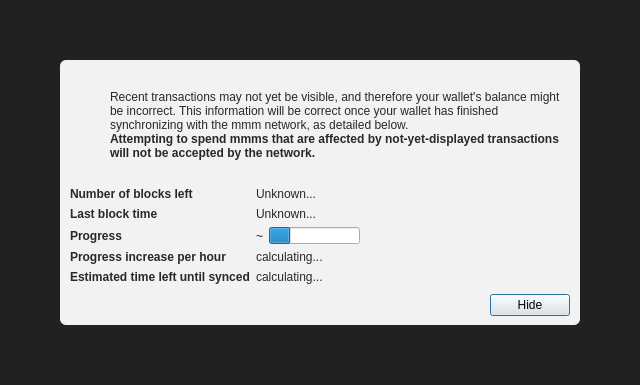
<?xml version="1.0" encoding="UTF-8"?>
<ui version="4.0">
 <class>ModalOverlay</class>
 <widget class="ModalOverlay" name="ModalOverlay">
  <property name="geometry">
   <rect>
    <x>0</x>
    <y>0</y>
    <width>640</width>
    <height>385</height>
   </rect>
  </property>
  <property name="windowTitle">
   <string>Form</string>
  </property>
  <layout class="QVBoxLayout" name="verticalLayout" stretch="0">
   <property name="sizeConstraint">
    <enum>QLayout::SetDefaultConstraint</enum>
   </property>
   <property name="leftMargin">
    <number>0</number>
   </property>
   <property name="topMargin">
    <number>0</number>
   </property>
   <property name="rightMargin">
    <number>0</number>
   </property>
   <property name="bottomMargin">
    <number>0</number>
   </property>
   <item>
    <widget class="QWidget" name="bgWidget" native="true">
     <property name="styleSheet">
      <string notr="true">#bgWidget { background: rgba(0,0,0,220); }</string>
     </property>
     <layout class="QVBoxLayout" name="verticalLayoutMain" stretch="1">
      <property name="leftMargin">
       <number>60</number>
      </property>
      <property name="topMargin">
       <number>60</number>
      </property>
      <property name="rightMargin">
       <number>60</number>
      </property>
      <property name="bottomMargin">
       <number>60</number>
      </property>
      <item>
       <widget class="QWidget" name="contentWidget" native="true">
        <property name="styleSheet">
         <string notr="true">#contentWidget { background: rgba(255,255,255,240); border-radius: 6px; }

QLabel { color: rgb(40,40,40);  }</string>
        </property>
        <layout class="QVBoxLayout" name="verticalLayoutSub" stretch="1,0,0,0">
         <property name="spacing">
          <number>0</number>
         </property>
         <property name="leftMargin">
          <number>10</number>
         </property>
         <property name="topMargin">
          <number>10</number>
         </property>
         <property name="rightMargin">
          <number>10</number>
         </property>
         <property name="bottomMargin">
          <number>10</number>
         </property>
         <item>
          <layout class="QHBoxLayout" name="horizontalLayoutIconText" stretch="0,1">
           <property name="topMargin">
            <number>20</number>
           </property>
           <item>
            <layout class="QVBoxLayout" name="verticalLayoutIcon">
             <property name="leftMargin">
              <number>0</number>
             </property>
             <item>
              <widget class="QPushButton" name="warningIcon">
               <property name="enabled">
                <bool>false</bool>
               </property>
               <property name="text">
                <string/>
               </property>
               <property name="icon">
                <iconset>
                 <normaloff>:/icons/warning</normaloff>
                 <disabledoff>:/icons/warning</disabledoff>:/icons/warning</iconset>
               </property>
               <property name="iconSize">
                <size>
                 <width>48</width>
                 <height>48</height>
                </size>
               </property>
               <property name="flat">
                <bool>true</bool>
               </property>
              </widget>
             </item>
             <item>
              <spacer name="verticalSpacerWarningIcon">
               <property name="orientation">
                <enum>Qt::Vertical</enum>
               </property>
               <property name="sizeHint" stdset="0">
                <size>
                 <width>20</width>
                 <height>40</height>
                </size>
               </property>
              </spacer>
             </item>
            </layout>
           </item>
           <item>
            <layout class="QVBoxLayout" name="verticalLayoutInfoText">
             <property name="leftMargin">
              <number>0</number>
             </property>
             <property name="topMargin">
              <number>0</number>
             </property>
             <item>
              <widget class="QLabel" name="infoText">
               <property name="text">
                <string>Recent transactions may not yet be visible, and therefore your wallet's balance might be incorrect. This information will be correct once your wallet has finished synchronizing with the mmm network, as detailed below.</string>
               </property>
               <property name="textFormat">
                <enum>Qt::RichText</enum>
               </property>
               <property name="wordWrap">
                <bool>true</bool>
               </property>
              </widget>
             </item>
             <item>
              <widget class="QLabel" name="infoTextStrong">
               <property name="font">
                <font>
                 <weight>75</weight>
                 <bold>true</bold>
                </font>
               </property>
               <property name="text">
                <string>Attempting to spend mmms that are affected by not-yet-displayed transactions will not be accepted by the network.</string>
               </property>
               <property name="textFormat">
                <enum>Qt::RichText</enum>
               </property>
               <property name="wordWrap">
                <bool>true</bool>
               </property>
              </widget>
             </item>
             <item>
              <spacer name="verticalSpacerInTextSpace">
               <property name="orientation">
                <enum>Qt::Vertical</enum>
               </property>
               <property name="sizeHint" stdset="0">
                <size>
                 <width>20</width>
                 <height>40</height>
                </size>
               </property>
              </spacer>
             </item>
            </layout>
           </item>
          </layout>
         </item>
         <item>
          <spacer name="verticalSpacerAfterText">
           <property name="orientation">
            <enum>Qt::Vertical</enum>
           </property>
           <property name="sizeHint" stdset="0">
            <size>
             <width>20</width>
             <height>40</height>
            </size>
           </property>
          </spacer>
         </item>
         <item>
          <layout class="QFormLayout" name="formLayout">
           <property name="fieldGrowthPolicy">
            <enum>QFormLayout::FieldsStayAtSizeHint</enum>
           </property>
           <property name="horizontalSpacing">
            <number>6</number>
           </property>
           <property name="verticalSpacing">
            <number>6</number>
           </property>
           <property name="topMargin">
            <number>10</number>
           </property>
           <item row="0" column="0">
            <widget class="QLabel" name="labelNumberOfBlocksLeft">
             <property name="font">
              <font>
               <weight>75</weight>
               <bold>true</bold>
              </font>
             </property>
             <property name="text">
              <string>Number of blocks left</string>
             </property>
            </widget>
           </item>
           <item row="0" column="1">
            <widget class="QLabel" name="numberOfBlocksLeft">
             <property name="text">
              <string>Unknown...</string>
             </property>
            </widget>
           </item>
           <item row="1" column="0">
            <widget class="QLabel" name="labelLastBlockTime">
             <property name="font">
              <font>
               <weight>75</weight>
               <bold>true</bold>
              </font>
             </property>
             <property name="text">
              <string>Last block time</string>
             </property>
            </widget>
           </item>
           <item row="1" column="1">
            <widget class="QLabel" name="newestBlockDate">
             <property name="sizePolicy">
              <sizepolicy hsizetype="Maximum" vsizetype="Preferred">
               <horstretch>0</horstretch>
               <verstretch>0</verstretch>
              </sizepolicy>
             </property>
             <property name="text">
              <string>Unknown...</string>
             </property>
            </widget>
           </item>
           <item row="2" column="0">
            <widget class="QLabel" name="labelSyncDone">
             <property name="font">
              <font>
               <weight>75</weight>
               <bold>true</bold>
              </font>
             </property>
             <property name="text">
              <string>Progress</string>
             </property>
            </widget>
           </item>
           <item row="2" column="1">
            <layout class="QHBoxLayout" name="horizontalLayoutSync" stretch="0,1">
             <item>
              <widget class="QLabel" name="percentageProgress">
               <property name="text">
                <string notr="true">~</string>
               </property>
              </widget>
             </item>
             <item>
              <widget class="QProgressBar" name="progressBar">
               <property name="value">
                <number>24</number>
               </property>
               <property name="format">
                <string/>
               </property>
              </widget>
             </item>
            </layout>
           </item>
           <item row="4" column="0">
            <widget class="QLabel" name="labelProgressIncrease">
             <property name="font">
              <font>
               <weight>75</weight>
               <bold>true</bold>
              </font>
             </property>
             <property name="text">
              <string>Progress increase per hour</string>
             </property>
            </widget>
           </item>
           <item row="4" column="1">
            <widget class="QLabel" name="progressIncreasePerH">
             <property name="text">
              <string>calculating...</string>
             </property>
            </widget>
           </item>
           <item row="5" column="0">
            <widget class="QLabel" name="labelEstimatedTimeLeft">
             <property name="font">
              <font>
               <weight>75</weight>
               <bold>true</bold>
              </font>
             </property>
             <property name="text">
              <string>Estimated time left until synced</string>
             </property>
            </widget>
           </item>
           <item row="5" column="1">
            <widget class="QLabel" name="expectedTimeLeft">
             <property name="text">
              <string>calculating...</string>
             </property>
            </widget>
           </item>
          </layout>
         </item>
         <item>
          <layout class="QHBoxLayout" name="horizontalLayoutButtons">
           <property name="leftMargin">
            <number>10</number>
           </property>
           <property name="topMargin">
            <number>10</number>
           </property>
           <item>
            <spacer name="horizontalSpacer">
             <property name="orientation">
              <enum>Qt::Horizontal</enum>
             </property>
             <property name="sizeHint" stdset="0">
              <size>
               <width>40</width>
               <height>20</height>
              </size>
             </property>
            </spacer>
           </item>
           <item>
            <widget class="QPushButton" name="closeButton">
             <property name="text">
              <string>Hide</string>
             </property>
             <property name="focusPolicy">
              <enum>Qt::StrongFocus</enum>
             </property>
             <property name="default">
              <bool>true</bool>
             </property>
            </widget>
           </item>
          </layout>
         </item>
        </layout>
       </widget>
      </item>
     </layout>
    </widget>
   </item>
  </layout>
 </widget>
 <customwidgets>
  <customwidget>
   <class>ModalOverlay</class>
   <extends>QWidget</extends>
   <header>qt/modaloverlay.h</header>
   <container>1</container>
  </customwidget>
 </customwidgets>
 <resources/>
 <connections/>
</ui>
